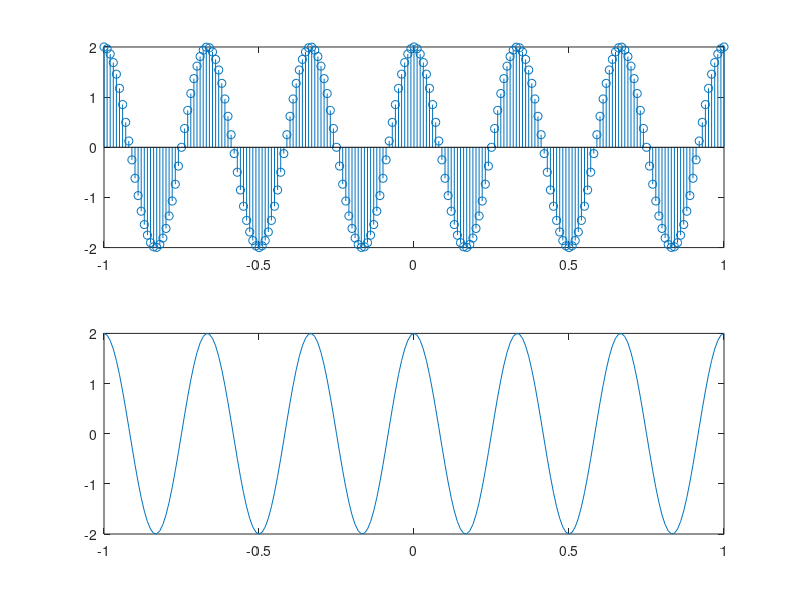

Source code (MATLAB):
#Sinosidal Signal
#sinewave
pi
A=2
f=3
t=-1:0.01:1
xt1=A*sin(2*pi*f*t)
figure(1)
stem(t,xt1)
subplot(2,1,1)
plot(t,xt1)

#Coswave
pi
A=2
f=3
t=-1:0.01:1
xt2=A*cos(2*pi*f*t)
figure(1)
stem(t,xt2)
subplot(2,1,2)
plot(t,xt2)

